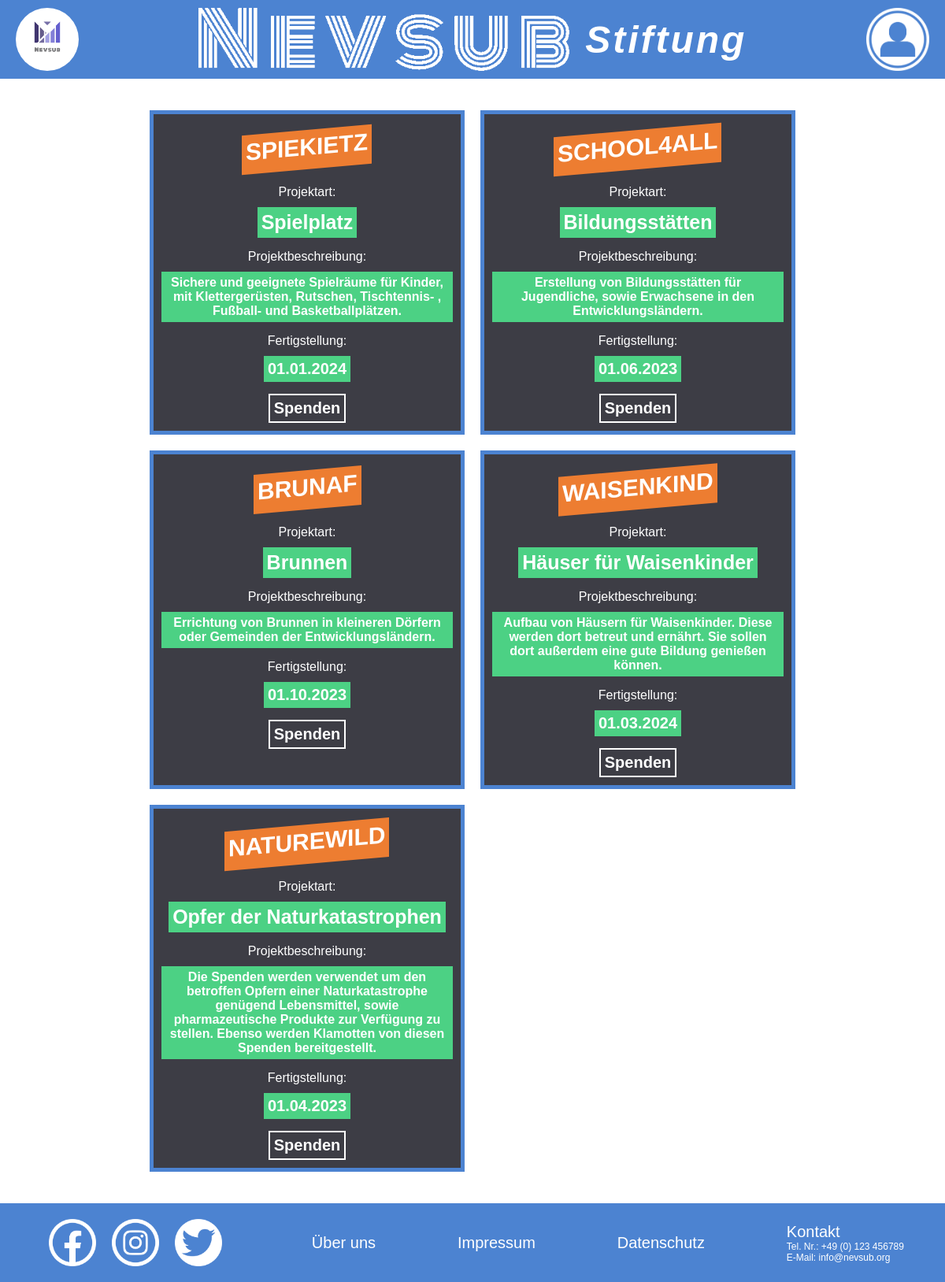
/projekte.php, run on the app's committed database.
### tables this page shows
CREATE TABLE `projekte` (
  `id` int(11) NOT NULL,
  `projektname` varchar(255) NOT NULL,
  `projektart` varchar(255) NOT NULL,
  `projektbeschreibung` text NOT NULL,
  `fertigstellung` text NOT NULL
);

### projekte.php (the view, shortened to what this page needs)
<!DOCTYPE html>
<html lang="en">
<head>
  <link rel="stylesheet" href="style.css">
</head>
<body>
  <?php include 'header.php'; ?>
  <div class="main">
    <div class="main-grid">
      <?php
        $server = "localhost";
        $username = "nevsub";
        $password = "i6SG7-i6SG7";
        $database = "nevsub";
        $conn = mysqli_connect($server, $username, $password, $database);
        $sql = "SELECT * FROM projekte";
        $result = mysqli_query($conn, $sql);
        if (mysqli_num_rows($result) > 0) {
          while($row = mysqli_fetch_assoc($result)) {
            echo(
              '<form class="main-grid-1x grid-projekt" action="./spenden.php" method="post">
                <h2>' . $row["projektname"] . '</h2>
                <span class="projekt-titles">Projektart:</span>
                <span class="projekt-data prart">' . $row["projektart"] . '</span>
                <span class="projekt-titles">Projektbeschreibung:</span>
                <span class="projekt-data prbeschreibung">' . $row["projektbeschreibung"] . '</span>
                <span class="projekt-titles">Fertigstellung:</span>
                <span class="projekt-data prdatum">' . $row["fertigstellung"] . '</span>
                <input type="hidden" name="projektid" value="'. $row["id"] .'" />
                <input type="submit" value="Spenden" class="form-spenden-btn"/>
              </form>'
            );
          }
        }
      ?>
    </div>
  </div>
  <?php include 'footer.php'; ?>
</body>
</html>

### header.php (shortened to what this page needs)
<head>
</head>
<header>
  <div class="h-logo">
    <img src="./bilder/logo.png" alt="Logo" onclick="window.location.href='./index.php'">
  </div>
  <div class="h-main">
    <img src="./bilder/logo_name.png" alt="Logoname" onclick="window.location.href='./index.php'">
    <span onclick="window.location.href='./index.php'">Stiftung</span>
  </div>
  <div class="h-login">
    <img src="./bilder/login.png" alt="Login" id="login_profile">
  </div>
</header>

### footer.php
<footer>
  <div class="f-socials">
    <img src="./bilder/facebook.png" alt="Facebook" onclick="window.open('https://www.facebook.com/')">
    <img src="./bilder/instagram.png" alt="Instagram" onclick="window.open('https://www.instagram.com/')">
    <img src="./bilder/twitter.png" alt="Twitter" onclick="window.open('https://twitter.com/')">
  </div>
  <div class="f-link">
    <a href="./ueber-uns.php">Über uns</a>
  </div>
  <div class="f-link">
    <a href="./impressum.php">Impressum</a>
  </div>
  <div class="f-link">
    <a href="./datenschutz.php">Datenschutz</a>
  </div>
  <div class="f-kontakt f-info">
    <a>Kontakt</a>
    <span>Tel. Nr.: +49 (0) 123 456789</span>
    <span>E-Mail: <a class="mail" href="mailto:info@nevsub.org">info@nevsub.org<a></span>
  </div>
</footer>

### style.css (style rules this page uses)
* { margin: 0; border: 0; padding: 0; font-family: Arial, Helvetica, sans-serif; }
html, body { height: 100%; }
header { display: flex; width: 100%; height: 100px; background: #4c83d1; -webkit-user-select: none; -moz-user-select: none; -ms-user-select: none; user-select: none; }
.h-logo { display: grid; width: 10%; height: 100%; }
.h-logo img { align-self: center; justify-self: center; width: 80px; height: 80px; border-radius: 4em; cursor: pointer; }
.h-main { display: flex; flex-direction: row; height: 100%; width: 50%; justify-content: center; align-items: center; margin: auto; }
.h-main img { height: 80px; cursor: pointer; }
.h-main span { letter-spacing: 3px; font-style: italic; display: flex; height: 100%; font-size: 3em; align-items: center; justify-content: center; color: white; font-weight: bold; margin-left: 20px; cursor: pointer; }
.h-login { display: grid; width: 10%; height: 100%; }
.h-login img { align-self: center; justify-self: center; width: 80px; height: 80px; transition: 0.5s; cursor: pointer; }
.main { display: flex; flex-direction: column; width: 100%; align-items: center; min-height: calc(100% - 200px); }
.main-grid { display: grid; grid-template-columns: 400px 400px; grid-template-rows: auto; gap: 20px; margin-top: 40px; margin-bottom: 40px; }
.main-grid-1x { display: flex; flex-direction: column; align-items: center; justify-content: center; min-height: 300px; border: #4c83d1; border-style: solid; border-width: 5px; }
.grid-projekt { padding: 10px; background: #3d3d45; color: white; justify-content: start; height: auto; }
.grid-projekt h2 { background: #ed7d31; transform: skewY(-5deg); margin-top: 10px; margin-bottom: 20px; padding: 5px; height: 40px; z-index: 0; font-size: 30px; }
.projekt-data { margin-top: 10px; margin-bottom: 15px; font-weight: bold; background: #4cd184; color: white; padding: 5px; }
.form-spenden-btn { padding: 5px; cursor: pointer; color: white; border: white; border-style: solid; border-width: 2px; transition: .5s; background: none; font-size: 20px; font-weight: bold; }
.prbeschreibung { text-align: center; }
.prart { font-size: 25px; }
.prdatum { font-size: 20px; }
footer { display: flex; width: 100%; height: 100px; background: #4c83d1; color: white; }
.f-socials { display: flex; align-items: center; margin: auto; }
.f-socials img { height: 60px; width: 60px; margin: 10px; transition: 0.5s; cursor: pointer; }
.f-link { margin: auto; }
.f-link a { text-decoration: none; color: white; font-size: 1.25em; }
.f-kontakt { display: flex; flex-direction: column; margin: auto; }
.f-kontakt a { text-decoration: none; color: white; font-size: 1.25em; }
.f-kontakt span { font-size: .75em; }
.f-kontakt span a { font-size: 1em; }
.mail { text-decoration: none; cursor: pointer; }

### data on the page
projekte: projektname "SPIEKIETZ", projektart "Spielplatz", projektbeschreibung "Sichere und geeignete Spielräume für Kinder, mit Klettergerüsten, Rutschen, Tischtennis- , Fußball- und Basketballplätzen.", fertigstellung "01.01.2024"
projekte: projektname "SCHOOL4ALL", projektart "Bildungsstätten", projektbeschreibung "Erstellung von Bildungsstätten für Jugendliche, sowie Erwachsene in den Entwicklungsländern.", fertigstellung "01.06.2023"
projekte: projektname "BRUNAF", projektart "Brunnen", projektbeschreibung "Errichtung von Brunnen in kleineren Dörfern oder Gemeinden der Entwicklungsländern.", fertigstellung "01.10.2023"
projekte: projektname "WAISENKIND", projektart "Häuser für Waisenkinder", projektbeschreibung "Aufbau von Häusern für Waisenkinder. Diese werden dort betreut und ernährt. Sie sollen dort außerdem eine gute Bildung genießen können.", fertigstellung "01.03.2024"
projekte: projektname "NATUREWILD", projektart "Opfer der Naturkatastrophen", projektbeschreibung "Die Spenden werden verwendet um den betroffen Opfern einer Naturkatastrophe genügend Lebensmittel, sowie pharmazeutische Produkte zur Verfügung zu stellen. Ebenso werden Klamotten von diesen Spenden bereitgestellt.", fertigstellung "01.04.2023"
